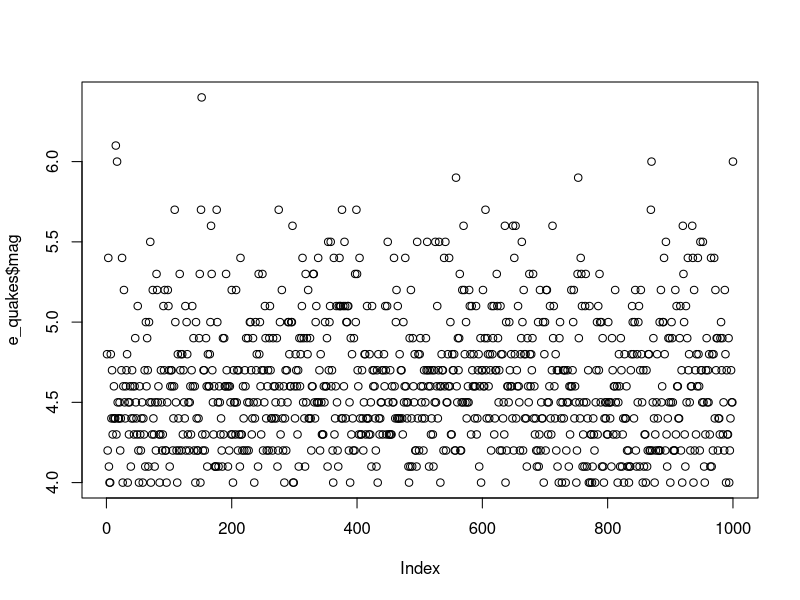
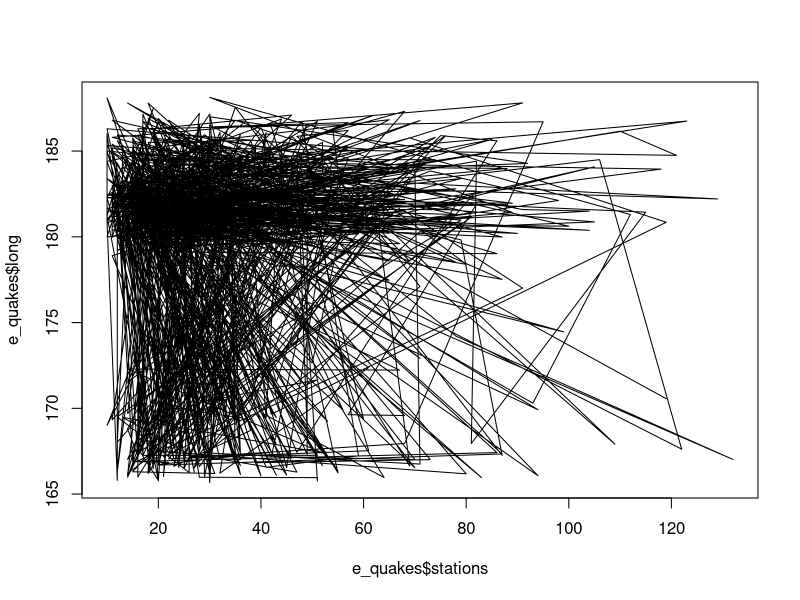
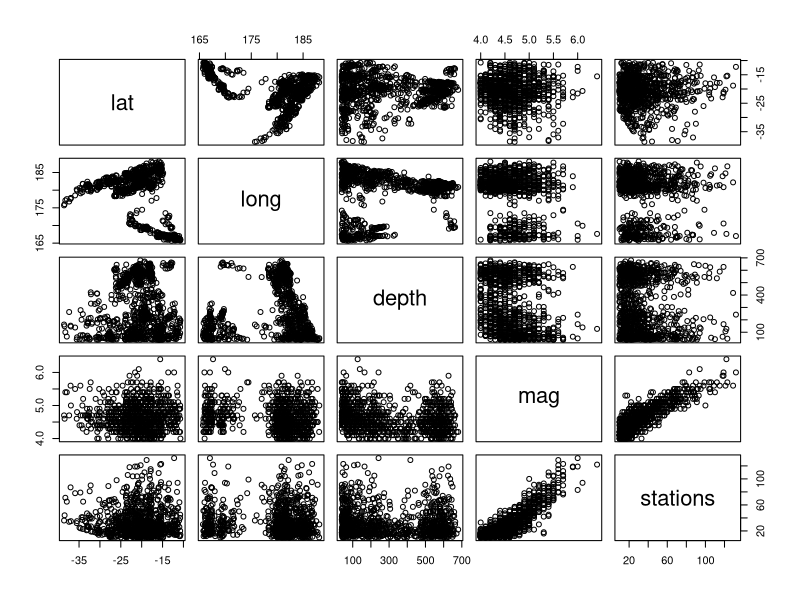
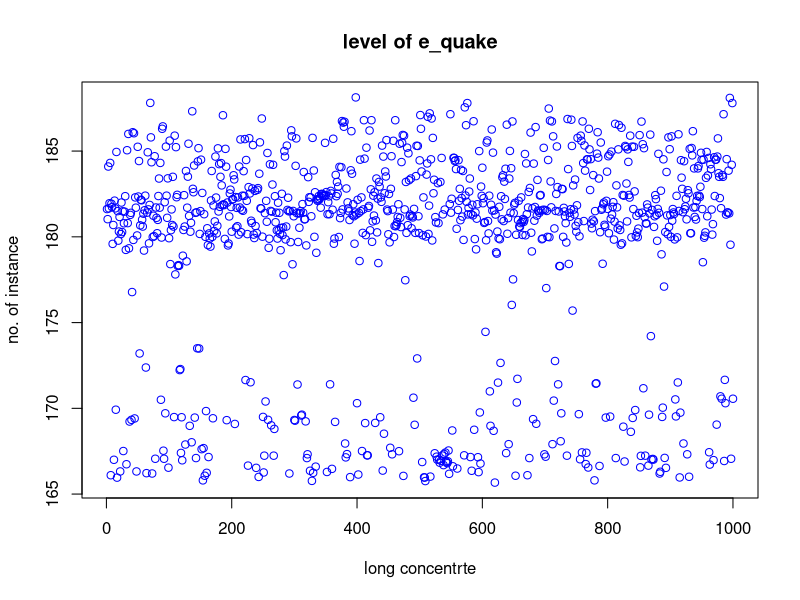
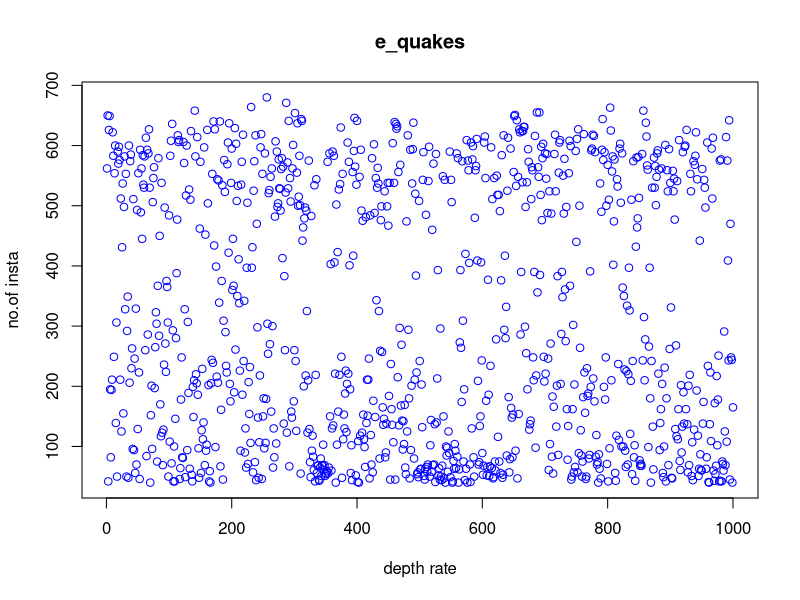
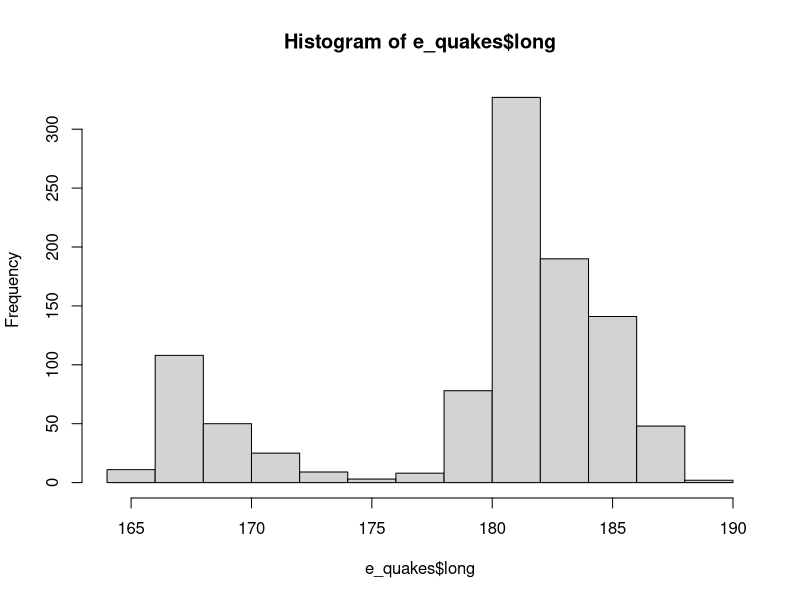
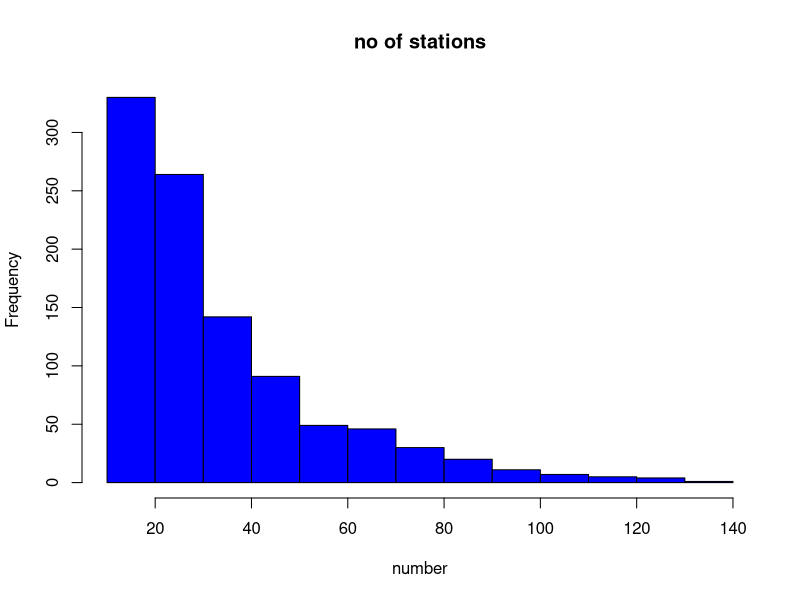
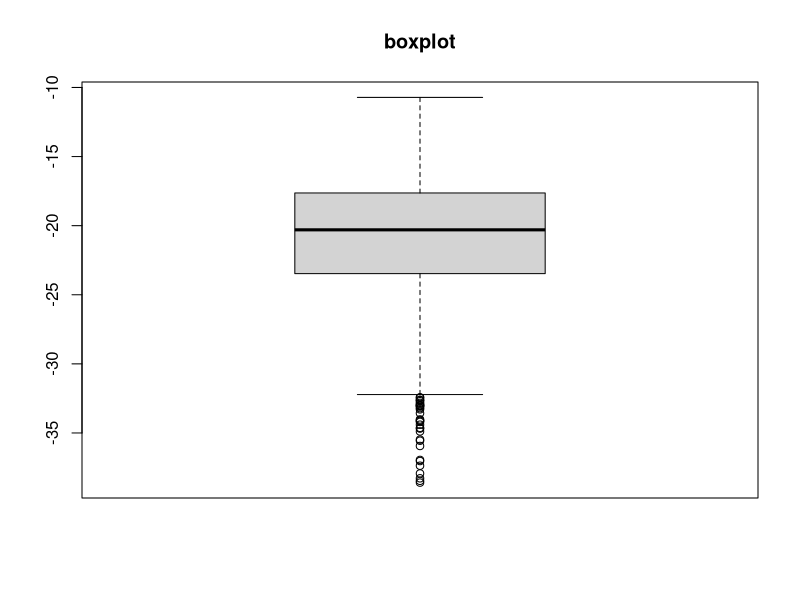

Reproduce these figures in R, in order. (Note: this script raises an error after producing the figures.)
#airquality=read.csv("path/Downloads/Descriptive_Vis.
e_quakes=datasets::quakes
head(e_quakes,10)
tail(e_quakes,10)
e_quakes[c(1,2)]
df=e_quakes[-6];df
summary(e_quakes[1])
e_quakes$long
summary(e_quakes$depth)
summary(e_quakes)    #all summary
#########################
plot(e_quakes$mag)
plot(e_quakes$stations,e_quakes$long,type="l")
plot(e_quakes)
plot(e_quakes$long,xlab="long concentrte",ylab="no. of instance",main="level of e_quake",col='blue')

#horizontal bar plot
plot(e_quakes$depth,xlab="depth rate",ylab="no.of insta",main="e_quakes",col="blue",horiz=F,axes=T)

#histogram
hist(e_quakes$long)
hist(e_quakes$stations,main="no of stations",xlab="number",col='blue')

#single box plot
boxplot(e_quakes$lat,main="boxplot")
boxplot.stats(e_quakes$long)$out

#multiple box plot
boxplot(e_quakes[,1:4],main='multiple')

#margin of the grid (mar)
#no of the rows and columns(mfrow)
#whether boder to be include(bty)
#position of the labels(las:1 for horiz, las:0 vert)
#bty(box around the plot)
par(mfrow=c(3,3),mar=c(2,5,2,1),las=0,bty='o')
plot(e_quakes$lat)
plot(e_quakes$lat,e_quakes$long)
plot(e_quakes$lat,e_quakes$long,type="b")
barplot(e_quakes$lat,e_quakes$long,main="e_quake data",xlab="data recod",col="green",horiz=TRUE)
hist(e_quakes$mag)
barplot(e_quakes$depth)
boxplot(e_quakes$stations)
boxplot(e_quakes[,0:4],main="multiple box plot")


#standard deviation, varience, skewness,kurtosis
sd(e_quakes$long)
sd(airquality$Ozone,na.rm=T)
var(e_quakes$depth)
skewness(e_quakes$long)
kurtosis(e_quakes$mag)
